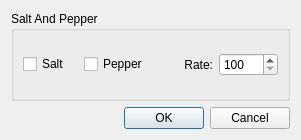
<?xml version="1.0" encoding="UTF-8"?>
<ui version="4.0">
 <class>SaltAndPepperDialog</class>
 <widget class="QDialog" name="SaltAndPepperDialog">
  <property name="geometry">
   <rect>
    <x>0</x>
    <y>0</y>
    <width>301</width>
    <height>140</height>
   </rect>
  </property>
  <property name="windowTitle">
   <string>Dialog</string>
  </property>
  <layout class="QGridLayout" name="gridLayout_2">
   <item row="0" column="0">
    <layout class="QGridLayout" name="gridLayout">
     <property name="sizeConstraint">
      <enum>QLayout::SetFixedSize</enum>
     </property>
     <item row="0" column="0">
      <widget class="QGroupBox" name="groupBoxSaltAndPepper">
       <property name="title">
        <string>Salt And Pepper</string>
       </property>
       <layout class="QHBoxLayout" name="horizontalLayout_3">
        <item>
         <layout class="QHBoxLayout" name="horizontalLayout_2">
          <item>
           <widget class="QCheckBox" name="checkBoxSalt">
            <property name="text">
             <string>Salt</string>
            </property>
           </widget>
          </item>
          <item>
           <widget class="QCheckBox" name="checkBoxPepper">
            <property name="text">
             <string>Pepper</string>
            </property>
           </widget>
          </item>
         </layout>
        </item>
        <item>
         <layout class="QHBoxLayout" name="horizontalLayout">
          <item>
           <widget class="QLabel" name="labelSaltAndPepperRate">
            <property name="text">
             <string>Rate:</string>
            </property>
            <property name="alignment">
             <set>Qt::AlignRight|Qt::AlignTrailing|Qt::AlignVCenter</set>
            </property>
           </widget>
          </item>
          <item>
           <widget class="QSpinBox" name="spinBoxSaltAndPepperRate">
            <property name="minimum">
             <number>100</number>
            </property>
            <property name="maximum">
             <number>5000</number>
            </property>
            <property name="singleStep">
             <number>10</number>
            </property>
           </widget>
          </item>
         </layout>
        </item>
       </layout>
      </widget>
     </item>
     <item row="1" column="0">
      <widget class="QDialogButtonBox" name="buttonBox">
       <property name="orientation">
        <enum>Qt::Horizontal</enum>
       </property>
       <property name="standardButtons">
        <set>QDialogButtonBox::Cancel|QDialogButtonBox::Ok</set>
       </property>
      </widget>
     </item>
    </layout>
   </item>
  </layout>
 </widget>
 <resources/>
 <connections>
  <connection>
   <sender>buttonBox</sender>
   <signal>accepted()</signal>
   <receiver>SaltAndPepperDialog</receiver>
   <slot>accept()</slot>
   <hints>
    <hint type="sourcelabel">
     <x>248</x>
     <y>254</y>
    </hint>
    <hint type="destinationlabel">
     <x>157</x>
     <y>274</y>
    </hint>
   </hints>
  </connection>
  <connection>
   <sender>buttonBox</sender>
   <signal>rejected()</signal>
   <receiver>SaltAndPepperDialog</receiver>
   <slot>reject()</slot>
   <hints>
    <hint type="sourcelabel">
     <x>316</x>
     <y>260</y>
    </hint>
    <hint type="destinationlabel">
     <x>286</x>
     <y>274</y>
    </hint>
   </hints>
  </connection>
 </connections>
</ui>
